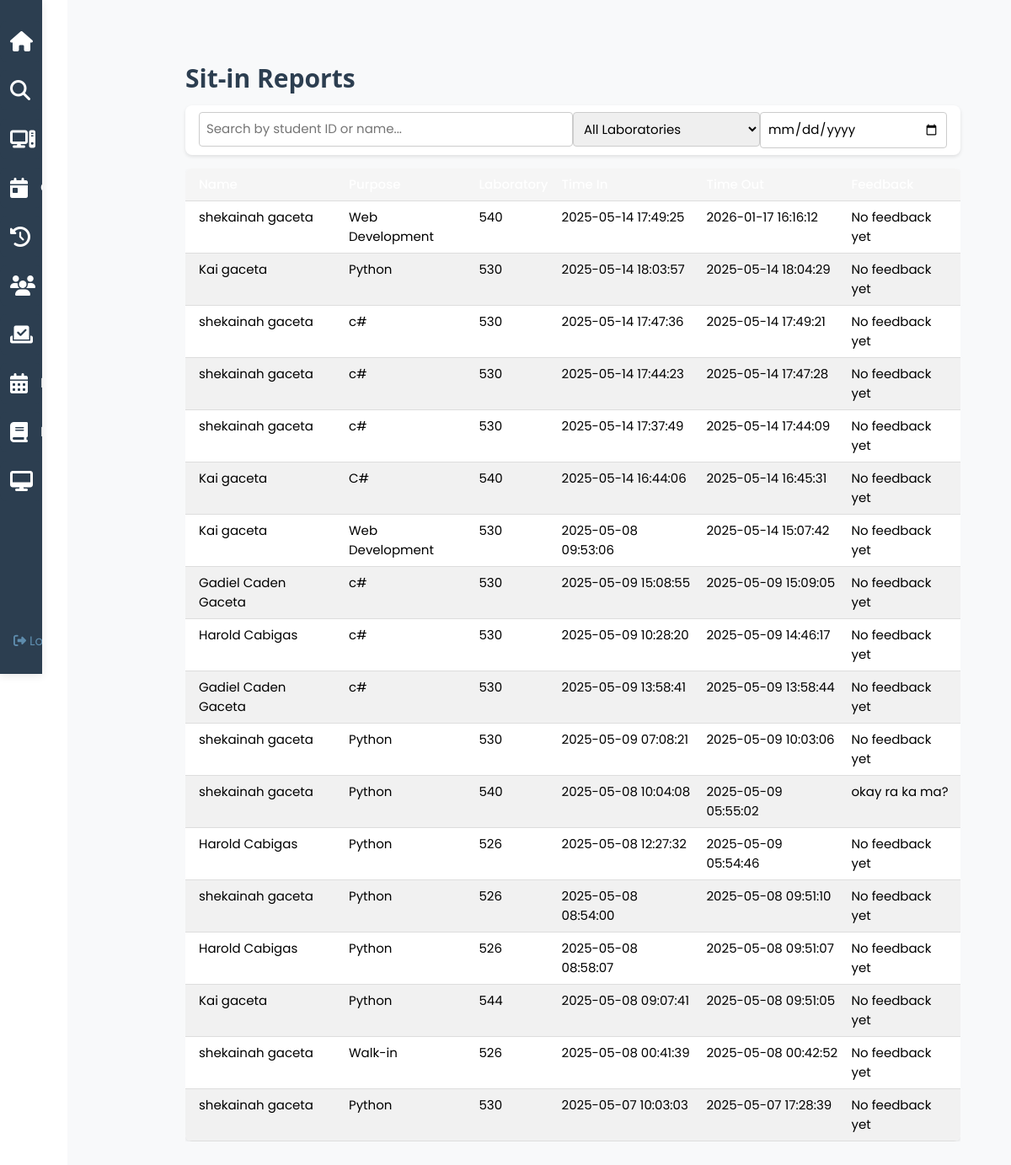
/sit_in_history (signed in), run on the app's committed database.
### tables this page shows
CREATE TABLE sit_in_history (
                id INTEGER PRIMARY KEY AUTOINCREMENT,
                user_id INTEGER NOT NULL,
                time_in DATETIME NOT NULL,
                time_out DATETIME NOT NULL,
                purpose TEXT NOT NULL,
                laboratory TEXT NOT NULL,
                computer_id INTEGER,
                points INTEGER DEFAULT 0,
                FOREIGN KEY (user_id) REFERENCES users (id),
                FOREIGN KEY (computer_id) REFERENCES computers (id)
            );

CREATE TABLE feedbacks (
                id INTEGER PRIMARY KEY AUTOINCREMENT,
                sitin_id INTEGER NOT NULL,
                feedback TEXT NOT NULL,
                FOREIGN KEY (sitin_id) REFERENCES sit_in_history (id)
            );

### app.py (the view)
@app.route('/sit_in_history')
def sit_in_history():
    if 'username' not in session or session.get('role') != 'admin':
        flash('Please log in as admin first.', 'error')
        return redirect(url_for('login'))
    history = dbhelper.get_sit_in_history()
    return render_template('sit_in_history.html', history=history)

### dbhelper.py (called while the page is built)
def get_db_connection():
    conn = sqlite3.connect(DATABASE)
    conn.row_factory = sqlite3.Row
    return conn

### templates/sit_in_history.html (shortened to what this page needs)
{% extends 'admin.html' %}
{% block content %}
<div class="w3-container" style="padding: 20px;">
    <h2>Sit-in Reports</h2>
    <div class="w3-card w3-padding w3-margin-bottom">
        <div class="w3-row">
            <div class="w3-col m6">
                <input type="text" id="searchInput" class="w3-input w3-border" placeholder="Search by student ID or name...">
            </div>
            <div class="w3-col m3">
                <select id="labFilter" class="w3-input w3-border">
                    <option value="">All Laboratories</option>
                </select>
            </div>
            <div class="w3-col m3">
                <input type="date" id="dateFilter" class="w3-input w3-border">
            </div>
        </div>
    </div>
    <div class="w3-responsive">
        <table class="w3-table w3-striped w3-bordered">
            <thead>
                <tr>
                    <th>Name</th>
                    <th>Purpose</th>
                    <th>Laboratory</th>
                    <th>Time In</th>
                    <th>Time Out</th>
                    <th>Feedback</th>
                </tr>
            </thead>
            <tbody id="historyTable">
                {% for record in history %}
                <tr>
                    <td>{{ record.student_name }}</td>
                    <td>{{ record.purpose }}</td>
                    <td>{{ record.laboratory }}</td>
                    <td>{{ record.time_in }}</td>
                    <td>{{ record.time_out }}</td>
                    <td>{{ record.feedback or 'No feedback yet' }}</td>
                </tr>
                {% endfor %}
            </tbody>
        </table>
    </div>
</div>
{% endblock %}

### static/css/w3.css (style rules this page uses)
html { box-sizing:border-box }
*,*:before,*:after { box-sizing:inherit }
html { -ms-text-size-adjust:100%;-webkit-text-size-adjust:100% }
body { margin:0 }
button,input,select,textarea,optgroup { font:inherit;margin:0 }
button,input { overflow:visible }
button,select { text-transform:none }
html,body { font-family:Verdana,sans-serif;font-size:15px;line-height:1.5 }
html { overflow-x:hidden }
h2 { font-size:30px }
h1,h2,h3,h4,h5,h6 { font-family:"Segoe UI",Arial,sans-serif;font-weight:400;margin:10px 0 }
.w3-table,.w3-table-all { border-collapse:collapse;border-spacing:0;width:100%;display:table }
.w3-bordered tr,.w3-table-all tr { border-bottom:1px solid #ddd }
.w3-striped tbody tr:nth-child(even) { background-color:#f1f1f1 }
.w3-table td,.w3-table th,.w3-table-all td,.w3-table-all th { padding:8px 8px;display:table-cell;text-align:left;vertical-align:top }
.w3-table th:first-child,.w3-table td:first-child,.w3-table-all th:first-child,.w3-table-all td:first-child { padding-left:16px }
.w3-input { padding:8px;display:block;border:none;border-bottom:1px solid #ccc;width:100% }
.w3-responsive { display:block;overflow-x:auto }
.w3-container:after,.w3-container:before,.w3-panel:after,.w3-panel:before,.w3-row:after,.w3-row:before,.w3-row-padding:after,.w3-row-padding:before, .w3-cell-row:before,.w3-cell-row:after,.w3-clear:after,.w3-clear:before,.w3-bar:before,.w3-bar:after { content:"";display:table;clear:both }
.w3-col,.w3-half,.w3-third,.w3-twothird,.w3-threequarter,.w3-quarter { float:left;width:100% }
@media (min-width:601px) { .w3-col.m3,.w3-quarter { width:24.99999% } }
@media (min-width:601px) { .w3-col.m6,.w3-half { width:49.99999% } }
.w3-container,.w3-panel { padding:0.01em 16px }
.w3-card,.w3-card-2 { box-shadow:0 2px 5px 0 rgba(0,0,0,0.16),0 2px 10px 0 rgba(0,0,0,0.12) }
.w3-border { border:1px solid #ccc!important }
.w3-margin-bottom { margin-bottom:16px!important }
.w3-padding { padding:8px 16px!important }

### static/css/stylesheet.css (style rules this page uses)
:root { --blue-600: #003366; --blue-500: #174878; --blue-400: #2F5F8A; --blue-300: #46769B; --blue-200: #5E8CAD; --blue-100: #75A2BF; --primary-dark: var(--blue-600); --secondary-dark: var(--blue-500); --text-light: #ffffff; --accent-gold: var(--blue-200); --success-color: #28a745; --error-color: #dc3545; }
body { font-family: Poppins, sans-serif; background-color: white; }
.w3-card { background: rgba(255, 255, 255, 0.1); border-radius: 8px; transition: transform 0.2s; }
.w3-table { background: rgba(255, 255, 255, 0.1); border-radius: 8px; }
.w3-table th { background: rgba(255, 255, 255, 0.2); position: sticky; top: 0; z-index: 1; }

### templates/admin.html (style rules this page uses)
* { font-family: 'Poppins', sans-serif; }
.w3-card { border-radius: 12px; box-shadow: 0 2px 10px rgba(0, 0, 0, 0.05); transition: transform 0.3s ease, box-shadow 0.3s ease; }
.w3-table { border-radius: 8px; overflow: hidden; }
.w3-table th { background: var(--blue-400); color: white; font-weight: 500; }
.w3-input, .w3-select { border-radius: 8px; border: 1px solid #e0e0e0; padding: 10px; transition: all 0.3s ease; }
h2, h3 { color: #2c3e50; font-weight: 600; }

### templates/sit_in_history.html (style rules this page uses)
.w3-table { background: white; box-shadow: 0 2px 4px rgba(0,0,0,0.1); }
.w3-table th { background: #f5f5f5; position: sticky; top: 0; z-index: 1; }
.w3-card { background: white; box-shadow: 0 2px 4px rgba(0,0,0,0.1); border-radius: 8px; }
#searchInput, #labFilter, #dateFilter { width: 100%; padding: 8px; border: 1px solid #ddd; border-radius: 4px; }

### data on the page
sit_in_history: student_name "shekainah gaceta", purpose "Web Development", laboratory "540", time_in "2025-05-14 17:49:25", time_out "2026-01-17 16:16:12", feedback "No feedback yet"
sit_in_history: student_name "Kai gaceta", purpose "Python", laboratory "530", time_in "2025-05-14 18:03:57", time_out "2025-05-14 18:04:29", feedback "No feedback yet"
sit_in_history: student_name "shekainah gaceta", purpose "c#", laboratory "530", time_in "2025-05-14 17:47:36", time_out "2025-05-14 17:49:21", feedback "No feedback yet"
sit_in_history: student_name "shekainah gaceta", purpose "c#", laboratory "530", time_in "2025-05-14 17:44:23", time_out "2025-05-14 17:47:28", feedback "No feedback yet"
sit_in_history: student_name "shekainah gaceta", purpose "c#", laboratory "530", time_in "2025-05-14 17:37:49", time_out "2025-05-14 17:44:09", feedback "No feedback yet"
sit_in_history: student_name "Kai gaceta", purpose "C#", laboratory "540", time_in "2025-05-14 16:44:06", time_out "2025-05-14 16:45:31", feedback "No feedback yet"
sit_in_history: student_name "Kai gaceta", purpose "Web Development", laboratory "530", time_in "2025-05-08 09:53:06", time_out "2025-05-14 15:07:42", feedback "No feedback yet"
sit_in_history: student_name "Gadiel Caden Gaceta", purpose "c#", laboratory "530", time_in "2025-05-09 15:08:55", time_out "2025-05-09 15:09:05", feedback "No feedback yet"
sit_in_history: student_name "Harold Cabigas", purpose "c#", laboratory "530", time_in "2025-05-09 10:28:20", time_out "2025-05-09 14:46:17", feedback "No feedback yet"
sit_in_history: student_name "Gadiel Caden Gaceta", purpose "c#", laboratory "530", time_in "2025-05-09 13:58:41", time_out "2025-05-09 13:58:44", feedback "No feedback yet"
sit_in_history: student_name "shekainah gaceta", purpose "Python", laboratory "530", time_in "2025-05-09 07:08:21", time_out "2025-05-09 10:03:06", feedback "No feedback yet"
feedbacks: student_name "shekainah gaceta", purpose "Python", laboratory "540", time_in "2025-05-08 10:04:08", time_out "2025-05-09 05:55:02", feedback "okay ra ka ma?"
sit_in_history: student_name "Harold Cabigas", purpose "Python", laboratory "526", time_in "2025-05-08 12:27:32", time_out "2025-05-09 05:54:46", feedback "No feedback yet"
sit_in_history: student_name "shekainah gaceta", purpose "Python", laboratory "526", time_in "2025-05-08 08:54:00", time_out "2025-05-08 09:51:10", feedback "No feedback yet"
sit_in_history: student_name "Harold Cabigas", purpose "Python", laboratory "526", time_in "2025-05-08 08:58:07", time_out "2025-05-08 09:51:07", feedback "No feedback yet"
sit_in_history: student_name "Kai gaceta", purpose "Python", laboratory "544", time_in "2025-05-08 09:07:41", time_out "2025-05-08 09:51:05", feedback "No feedback yet"
sit_in_history: student_name "shekainah gaceta", purpose "Walk-in", laboratory "526", time_in "2025-05-08 00:41:39", time_out "2025-05-08 00:42:52", feedback "No feedback yet"
sit_in_history: student_name "shekainah gaceta", purpose "Python", laboratory "530", time_in "2025-05-07 10:03:03", time_out "2025-05-07 17:28:39", feedback "No feedback yet"
